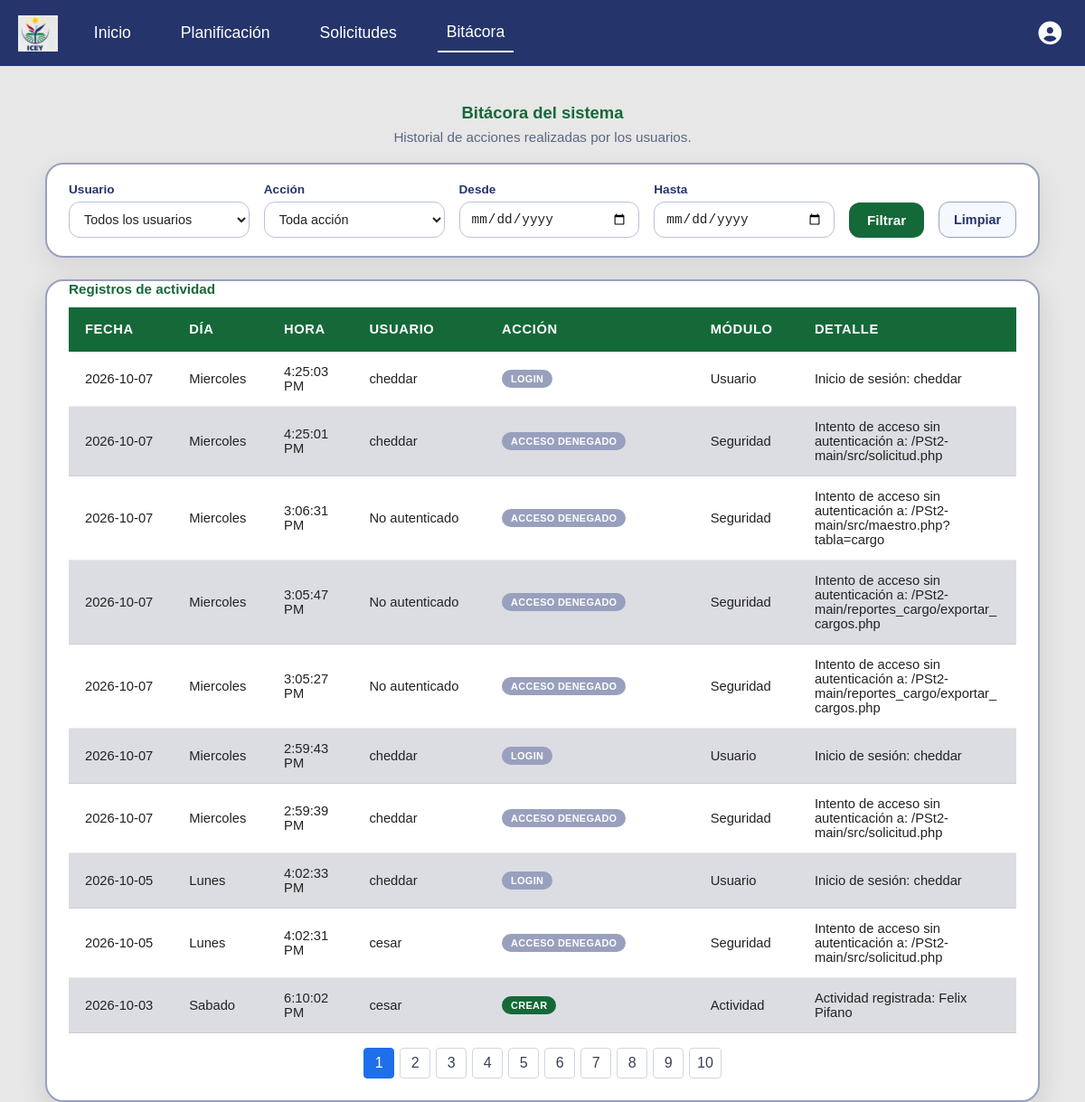
/bitacora.php (signed in), run on the app's committed database.
### tables this page shows
CREATE TABLE `bitacora` (
  `id` int(10) NOT NULL,
  `nom_dia` varchar(15) NOT NULL,
  `fecha` date NOT NULL,
  `hora` time NOT NULL,
  `id_usu` int(10) DEFAULT NULL,
  `accion` varchar(30) NOT NULL,
  `descripcion` varchar(50) NOT NULL,
  `detalle` text NOT NULL
);

### modelos/modelo_bitacora.php (called while the page is built, shortened)
<?php
function obtener_bitacora($conex, $filtros = []) {
    $params = [];
        $sql = "SELECT b.id, b.nom_dia, b.fecha, b.hora, b.id_usu, b.accion, b.descripcion, b.detalle,
                 COALESCE(u.nombre, 'No autenticado') AS nombre_usuario
            FROM bitacora b
             LEFT JOIN usuario u ON u.id = b.id_usu";
    $sql .= " ORDER BY b.fecha DESC, b.hora DESC, b.id DESC";
    try {
        $stmt = $conex->prepare($sql);
        $stmt->execute($params);
        return $stmt->fetchAll(PDO::FETCH_ASSOC);
    } catch (PDOException $e) {
        error_log("Fallo al consultar bitácora: " . $e->getMessage());
        return [];
    }
}
?>

### src/bitacora.php (the view, shortened to what this page needs)
<?php
require_once __DIR__ . '/../modelos/modelo_bitacora.php';
$conex = Conexion::conectar();
$filtros = [
    'id_usu'      => $_GET['id_usu']      ?? '',
    'accion'      => $_GET['accion']      ?? '',
    'fecha_desde' => $_GET['fecha_desde'] ?? '',
    'fecha_hasta' => $_GET['fecha_hasta'] ?? '',
];
$registros = obtener_bitacora($conex, $filtros);
$registrosPorPagina = 10;
$paginaActual = max(1, intval($_GET['page'] ?? 1));
$totalPaginas = max(1, (int)ceil(count($registros) / $registrosPorPagina));
$paginaActual = min($paginaActual, $totalPaginas);
$registros = array_slice($registros, ($paginaActual - 1) * $registrosPorPagina, $registrosPorPagina);
?>
<!DOCTYPE html>
<html lang="es">
<head>
    <link rel="stylesheet" href="./css/main.css">
    <link rel="stylesheet" href="./css/bitacora.css">
    <link rel="stylesheet" href="https://cdnjs.cloudflare.com/ajax/libs/font-awesome/6.5.1/css/all.min.css">
</head>
<body>
<?php require_once __DIR__ . '/../include/header.php'; ?>
<main class="container__bitacora">
    <h1 class="bitacora__title">Bitácora del sistema</h1>
    <p class="bitacora__subtitle">Historial de acciones realizadas por los usuarios.</p>
    <form method="GET" action="bitacora.php" class="bitacora__filtros">
        <div class="campo">
            <label for="id_usu">Usuario</label>
            <select name="id_usu" id="id_usu">
                <option value="">Todos los usuarios</option>
            </select>
        </div>
        <div class="campo">
            <label for="accion">Acción</label>
            <select name="accion" id="accion">
                <option value="">Toda acción</option>
            </select>
        </div>
        <div class="campo">
            <label for="fecha_desde">Desde</label>
            <input type="date" name="fecha_desde" id="fecha_desde" value="<?= htmlspecialchars($filtros['fecha_desde']) ?>">
        </div>
        <div class="campo">
            <label for="fecha_hasta">Hasta</label>
            <input type="date" name="fecha_hasta" id="fecha_hasta" value="<?= htmlspecialchars($filtros['fecha_hasta']) ?>">
        </div>
        <button type="submit">Filtrar</button>
        <a href="bitacora.php" class="bitacora__limpiar">Limpiar</a>
    </form>
    <div class="tabla__container bitacora__tabla-wrap">
        <table class="bitacora__tabla">
            <caption class="tabla-planificacion__caption">Registros de actividad</caption>
            <thead>
                <tr>
                    <th class="col-fecha">Fecha</th>
                    <th class="col-dia">Día</th>
                    <th class="col-hora">Hora</th>
                    <th class="col-usuario">Usuario</th>
                    <th class="col-accion">Acción</th>
                    <th class="col-modulo">Módulo</th>
                    <th class="col-detalle">Detalle</th>
                </tr>
            </thead>
            <tbody>
                <?php if (empty($registros)): ?>
                    <tr>
                        <td colspan="7" class="bitacora__vacio">No hay registros de bitácora para los filtros seleccionados.</td>
                    </tr>
                <?php else: ?>
                    <?php foreach ($registros as $r):
                        $accionClase = match (strtolower($r['accion'])) {
                            'crear'    => 'bitacora__badge--crear',
                            'editar'   => 'bitacora__badge--editar',
                            'eliminar' => 'bitacora__badge--eliminar',
                            'login'    => 'bitacora__badge--login',
                            default    => 'bitacora__badge--login',
                        };
                    ?>
                        <tr>
                            <td data-label="Fecha"><?= htmlspecialchars($r['fecha']) ?></td>
                            <td data-label="Día"><?= htmlspecialchars($r['nom_dia']) ?></td>
                            <td data-label="Hora"><?= htmlspecialchars(date('g:i:s A', strtotime($r['hora']))) ?></td>
                            <td data-label="Usuario"><?= htmlspecialchars($r['nombre_usuario']) ?></td>
                            <td data-label="Acción">
                                <span class="bitacora__badge <?= $accionClase ?>"><?= htmlspecialchars($r['accion']) ?></span>
                            </td>
                            <td data-label="Módulo"><?= htmlspecialchars($r['descripcion']) ?></td>
                            <td data-label="Detalle"><?= htmlspecialchars($r['detalle']) ?></td>
                        </tr>
                    <?php endforeach; ?>
                <?php endif; ?>
            </tbody>
        </table>
        <?php if ($totalPaginas > 1): ?>
            <nav class="paginacion" aria-label="Páginas de bitácora">
                <?php for ($pagina = 1; $pagina <= $totalPaginas; $pagina++): ?>
                    <?php $parametrosPagina = array_merge($filtros, ['page' => $pagina]); ?>
                    <a href="?<?php echo htmlspecialchars(http_build_query($parametrosPagina), ENT_QUOTES, 'UTF-8'); ?>"
                       class="paginacion__pagina<?php echo $pagina === $paginaActual ? ' activa' : ''; ?>"
                       <?php echo $pagina === $paginaActual ? 'aria-current="page"' : ''; ?>>
                        <?php echo $pagina; ?>
                    </a>
                <?php endfor; ?>
            </nav>
        <?php endif; ?>
    </div>
</main>
</body>
</html>

### include/header.php (shortened to what this page needs)
<header>
<?php
$current = basename($_SERVER['PHP_SELF'] ?? '');
$inicioActive = in_array($current, ['main2.php', 'main.html'], true);
$planActive = $current === 'index.php';
$bitacoraActive = $current === 'bitacora.php';
$esAdmin = isset($_SESSION['user_rol']) && $_SESSION['user_rol'] === 'administrador';
?>
<nav>
    <img src="./assets/image.png" alt="Logo" class="nav__logo">
    <div class="nav__links">
        <a href="main2.php" class="nav__link<?= $inicioActive ? ' active' : '' ?>">Inicio</a>
        <a href="index.php" class="nav__link<?= $planActive ? ' active' : '' ?>">Planificación</a>
        <a href="solicitud.php" class="nav__link<?= $current === 'solicitud.php' ? ' active' : '' ?>">Solicitudes</a>
        <?php if ($esAdmin): ?>
            <a href="bitacora.php" class="nav__link<?= $bitacoraActive ? ' active' : '' ?>">Bitácora</a>
        <?php endif; ?>
                <div class="nav__user">
                    <button id="userMenuButton" class="nav__user-btn" aria-haspopup="true" aria-expanded="false" title="Usuario" type="button">
                        <i class="fas fa-user-circle"></i>
                    </button>
                </div>
            </div>
        </nav>
    </header>

### src/css/main.css (style rules this page uses)
.paginacion { display: flex; justify-content: center; gap: 6px; margin-top: 16px; }
.paginacion__pagina { display: inline-flex; align-items: center; justify-content: center; min-width: 34px; height: 34px; padding: 0 8px; border: 1px solid #d0d7de; border-radius: 4px; background: #fff; color: #374151; cursor: pointer; font: inherit; text-decoration: none; }
.paginacion__pagina:hover, .paginacion__pagina.activa { background: #1f6feb; border-color: #1f6feb; color: #fff; }
* { margin: 0; padding: 0; box-sizing: border-box; }
html, body { box-sizing: border-box; margin: 0; background-color: #e7e7e7; font-family: sans-serif; }
header nav { display: flex; width: 100%; padding: 15px 0px; background-color: #25346b; color: white; align-items: center; }
.nav__logo { height: 40px; margin-left: 20px; margin-right: 20px; }
.nav__links { display: flex; align-items: center; gap: 15px; flex: 1; }
.nav__links a { text-decoration: none; color: white; padding: 10px; font-size: 1.1em; margin: 0 10px; }
.nav__link.active { border-bottom: 2px solid white; }
.nav__user { position: relative; margin-left: auto; margin-right: 20px; }
.nav__user-btn { background: transparent; border: none; color: white; cursor: pointer; font-size: 1.6rem; padding: 6px; display: flex; align-items: center; }
.tabla__container { display: block; margin: 0 auto; height: auto; width: 100%; max-width: 100%; background-color: #ffffff; box-shadow: 0px 10px 30px rgba(0, 0, 0, 0.12); padding: 0px 24px 24px; border-radius: 20px; margin-top: 15px; border: 2px solid #99a0be; overflow-x: auto; }
td, th { padding: 12px 14px; border-bottom: 1px solid rgba(0, 0, 0, 0.08); word-break: break-word; white-space: normal; overflow-wrap: anywhere; }
.tabla-planificacion__caption { caption-side: top; text-align: left; font-size: 0.95rem; font-weight: 700; color: #156939; margin-bottom: 12px; }
thead th { padding: 16px 18px; text-align: left; color: white; background-color: #156939; font-weight: 700; text-transform: uppercase; letter-spacing: 0.04em; }
td, th { padding: 16px 18px; border-bottom: 1px solid rgba(0, 0, 0, 0.08); }
tr { background-color: #ffffff; }
tbody tr:nth-child(even) { background-color: #dcdde2; }

### data on the page
bitacora: fecha "2026-10-07", nom_dia "Miercoles", hora "4:25:03 PM", nombre_usuario "cheddar", accion "LOGIN", descripcion "Usuario", detalle "Inicio de sesión: cheddar"
bitacora: fecha "2026-10-07", nom_dia "Miercoles", hora "4:25:01 PM", nombre_usuario "cheddar", accion "ACCESO DENEGADO", descripcion "Seguridad", detalle "Intento de acceso sin autenticación a: /PSt2-main/src/solicitud.php"
bitacora: fecha "2026-10-07", nom_dia "Miercoles", hora "3:06:31 PM", nombre_usuario "No autenticado", accion "ACCESO DENEGADO", descripcion "Seguridad", detalle "Intento de acceso sin autenticación a: /PSt2-main/src/maestro.php?tabla=cargo"
bitacora: fecha "2026-10-07", nom_dia "Miercoles", hora "3:05:47 PM", nombre_usuario "No autenticado", accion "ACCESO DENEGADO", descripcion "Seguridad", detalle "Intento de acceso sin autenticación a: /PSt2-main/reportes_cargo/exportar_cargos.php"
bitacora: fecha "2026-10-07", nom_dia "Miercoles", hora "3:05:27 PM", nombre_usuario "No autenticado", accion "ACCESO DENEGADO", descripcion "Seguridad", detalle "Intento de acceso sin autenticación a: /PSt2-main/reportes_cargo/exportar_cargos.php"
bitacora: fecha "2026-10-07", nom_dia "Miercoles", hora "2:59:43 PM", nombre_usuario "cheddar", accion "LOGIN", descripcion "Usuario", detalle "Inicio de sesión: cheddar"
bitacora: fecha "2026-10-07", nom_dia "Miercoles", hora "2:59:39 PM", nombre_usuario "cheddar", accion "ACCESO DENEGADO", descripcion "Seguridad", detalle "Intento de acceso sin autenticación a: /PSt2-main/src/solicitud.php"
bitacora: fecha "2026-10-05", nom_dia "Lunes", hora "4:02:33 PM", nombre_usuario "cheddar", accion "LOGIN", descripcion "Usuario", detalle "Inicio de sesión: cheddar"
bitacora: fecha "2026-10-05", nom_dia "Lunes", hora "4:02:31 PM", nombre_usuario "cesar", accion "ACCESO DENEGADO", descripcion "Seguridad", detalle "Intento de acceso sin autenticación a: /PSt2-main/src/solicitud.php"
bitacora: fecha "2026-10-03", nom_dia "Sabado", hora "6:10:02 PM", nombre_usuario "cesar", accion "CREAR", descripcion "Actividad", detalle "Actividad registrada: Felix Pifano"
